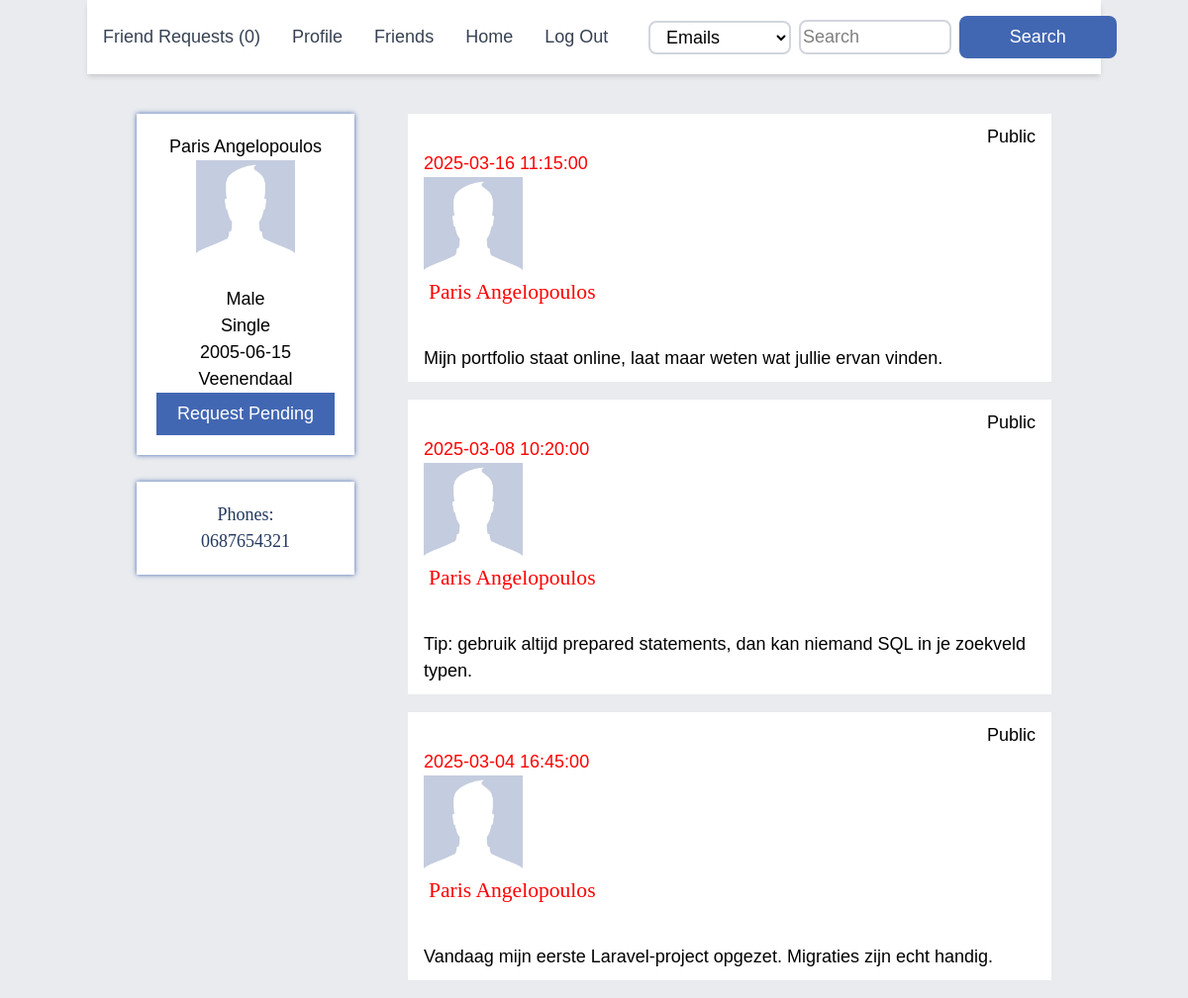
Screenshot of /profile.php?id=5 (signed in) with the database file from the repository.
### tables this page shows
CREATE TABLE `posts` (
  `post_id` int NOT NULL,
  `post_caption` text NOT NULL,
  `post_time` timestamp NOT NULL,
  `post_public` char(1) NOT NULL,
  `post_by` int NOT NULL
);

CREATE TABLE `sn_users` (
  `user_id` int NOT NULL,
  `user_firstname` varchar(20) NOT NULL,
  `user_lastname` varchar(20) NOT NULL,
  `user_nickname` varchar(20) DEFAULT NULL,
  `user_password` varchar(255) NOT NULL,
  `user_email` varchar(255) NOT NULL,
  `user_gender` char(1) NOT NULL,
  `user_birthdate` date NOT NULL,
  `user_status` char(1) DEFAULT NULL,
  `user_about` text,
  `user_hometown` varchar(255) DEFAULT NULL
);

CREATE TABLE `user_phone` (
  `user_id` int DEFAULT NULL,
  `user_phone` varchar(20) DEFAULT NULL
);

### functions/functions.php (called while the page is built, shortened)
<?php
function h($text) {
    return htmlspecialchars((string)$text, ENT_QUOTES, 'UTF-8');
}
?>

### includes/post.php (the view, shortened to what this page needs)
<?php
echo '<div class="post">';
if($row['post_public'] == 'Y') {
    echo '<p class="public">Public</p>';
}else {
    echo '<p class="public">Private</p>';
}
echo '<br>';
echo '<span class="postedtime">' . $row['post_time'] . '</span>';
echo '<div>';
include 'profile_picture.php';
echo '<a class="profilelink" href="profile.php?id=' . $row['user_id'] .'">' . h($row['user_firstname'] . ' ' . $row['user_lastname']) . '</a>';
echo '</div>';
echo '<br>';
echo '<p class="caption">' . nl2br(h($row['post_caption'])) . '</p>';
echo '</div>';
?>

### profile.php (shortened to what this page needs)
<?php
require 'functions/functions.php';
$conn = connect();
?>
<?php
if(isset($_GET['id']) && $_GET['id'] != $_SESSION['user_id']) {
    $current_id = (int)$_GET['id'];
    $flag = 1;
} else {
    $current_id = $_SESSION['user_id'];
    $flag = 0;
}
?>
<!DOCTYPE html>
<html>
<head>
    <link rel="stylesheet" type="text/css" href="resources/css/main.css">
    <script src="https://cdn.jsdelivr.net/npm/@tailwindcss/browser@4"></script>
</head>
<body>
    <div class="container mx-auto">
<div class="bg-white shadow-md p-4">
    <?php
        $sql2 = "SELECT COUNT(*) AS count FROM friendship
                 WHERE friendship.user2_id = {$_SESSION['user_id']} AND friendship.friendship_status = 0";
        $query2 = mysqli_query($conn, $sql2);
        $row = mysqli_fetch_assoc($query2);
    ?>
    <div class="container mx-auto flex justify-between items-center">
        <ul class="flex space-x-8">
            <li>
                <a href="requests.php" class="text-gray-700 hover:text-blue-600">
                    Friend Requests (<?php echo $row['count'] ?>)
                </a>
            </li>
            <li>
                <a href="profile.php" class="text-gray-700 hover:text-blue-600">Profile</a>
            </li>
            <li>
                <a href="friends.php" class="text-gray-700 hover:text-blue-600">Friends</a>
            </li>
            <li>
                <a href="home.php" class="text-gray-700 hover:text-blue-600">Home</a>
            </li>
            <li>
                <a href="logout.php" class="text-gray-700 hover:text-blue-600">Log Out</a>
            </li>
        </ul>
        <div class="relative">
            <form method="get" action="search.php" onsubmit="return validateField()">
                <div class="flex items-center space-x-2">
                    <select name="location" class="px-3 py-1 rounded-lg border-2 border-gray-300 focus:outline-none focus:ring-2 focus:ring-blue-600">
                        <option value="emails">Emails</option>
                    </select>
                    <input type="text" name="query" id="query" placeholder="Search" class="px-3 py-1 rounded-lg border-2 border-gray-300 focus:outline-none focus:ring-2 focus:ring-blue-600">
                    <input type="submit" value="Search" id="querybutton" class="px-4 py-1 bg-blue-600 text-white rounded-lg cursor-pointer hover:bg-blue-800">
                </div>
            </form>
        </div>
    </div>
</div>
<div class="container mx-auto py-10">
        <?php
        if($flag == 0) {
            $postsql = "SELECT posts.post_caption, posts.post_time, sn_users.user_firstname, sn_users.user_lastname,
                                posts.post_public, sn_users.user_id, sn_users.user_gender, sn_users.user_nickname,
                                sn_users.user_birthdate, sn_users.user_hometown, sn_users.user_status, sn_users.user_about,
                                posts.post_id
                        FROM posts
                        JOIN sn_users
                        ON sn_users.user_id = posts.post_by
                        WHERE posts.post_by = $current_id
                        ORDER BY posts.post_time DESC";
            $profilesql = "SELECT sn_users.user_id, sn_users.user_gender, sn_users.user_hometown, sn_users.user_status, sn_users.user_birthdate,
                                 sn_users.user_firstname, sn_users.user_lastname
                          FROM sn_users
                          WHERE sn_users.user_id = $current_id";
            $profilequery = mysqli_query($conn, $profilesql);
        } else {
            $profilesql = "SELECT sn_users.user_id, sn_users.user_gender, sn_users.user_hometown, sn_users.user_status, sn_users.user_birthdate,
                                    sn_users.user_firstname, sn_users.user_lastname, userfriends.friendship_status
                            FROM sn_users
                            LEFT JOIN (
                                SELECT friendship.user1_id AS user_id, friendship.friendship_status
                                FROM friendship
                                WHERE friendship.user1_id = $current_id AND friendship.user2_id = {$_SESSION['user_id']}
                                UNION
                                SELECT friendship.user2_id AS user_id, friendship.friendship_status
                                FROM friendship
                                WHERE friendship.user1_id = {$_SESSION['user_id']} AND friendship.user2_id = $current_id
                            ) userfriends
                            ON userfriends.user_id = sn_users.user_id
                            WHERE sn_users.user_id = $current_id";
            $profilequery = mysqli_query($conn, $profilesql);
            $row = mysqli_fetch_assoc($profilequery);
            mysqli_data_seek($profilequery,0);
            if(isset($row['friendship_status'])){
                if($row['friendship_status'] == 1){
                    $postsql = "SELECT posts.post_caption, posts.post_time, sn_users.user_firstname, sn_users.user_lastname,
                                        posts.post_public, sn_users.user_id, sn_users.user_gender, sn_users.user_nickname,
                                        sn_users.user_birthdate, sn_users.user_hometown, sn_users.user_status, sn_users.user_about,
                                        posts.post_id
                                FROM posts
                                JOIN sn_users
                                ON sn_users.user_id = posts.post_by
                                WHERE posts.post_by = $current_id
                                ORDER BY posts.post_time DESC";
                }
                else if($row['friendship_status'] == 0){
                    $postsql = "SELECT posts.post_caption, posts.post_time, sn_users.user_firstname, sn_users.user_lastname,
                                        posts.post_public, sn_users.user_id, sn_users.user_gender, sn_users.user_nickname,
                                        sn_users.user_birthdate, sn_users.user_hometown, sn_users.user_status, sn_users.user_about,
                                        posts.post_id
                                FROM posts
                                JOIN sn_users
                                ON sn_users.user_id = posts.post_by
                                WHERE posts.post_by = $current_id AND posts.post_public = 'Y'
                                ORDER BY posts.post_time DESC";
                }
            }
        }
        $postquery = mysqli_query($conn, $postsql);
        if($postquery){
            if(mysqli_num_rows($postquery) == 0){
                if($flag == 0){
                    echo '<div class="post">';
                    echo 'You don\'t have any posts yet';
                    echo '</div>';
                } else {
                    echo '<div class="post">';
                    echo 'There is no public posts to show.';
                    echo '</div>';
                }
                include 'includes/profile.php';
            } else {
                while($row = mysqli_fetch_assoc($postquery)){
                    include 'includes/post.php';
                }
                include 'includes/profile.php';
                ?>
                <br>
                <?php
            }
        }
        ?>
    </div>
    </div>
</body>
</html>

### includes/profile_picture.php
<?php
$width = 100;
$height = 100;
if (isset($row['user_id']) && isset($row['user_gender'])) {
    $target = glob("data/images/profiles/" . $row['user_id'] . ".*");
    if($target) {
        echo '<img src="' . $target[0] . '" width="' . $width . '" height="' . $height . '">';
    } else {
        if ($row['user_gender'] == 'M') {
            echo '<img src="data/images/profiles/M.jpg" width="' . $width . '" height="' . $height . '">';
        } else if ($row['user_gender'] == 'F') {
            echo '<img src="data/images/profiles/F.jpg" width="' . $width . '" height="' . $height . '">';
        } else {
            echo '<img src="data/images/profiles/default.jpg" width="' . $width . '" height="' . $height . '">';
        }
    }
} else {
    echo "Error: User data is missing or incomplete.";
}
?>

### includes/profile.php (shortened to what this page needs)
<?php
echo '<div class="profile">';
echo '<center>';
$row = mysqli_fetch_assoc($profilequery);
if(!empty($row['user_nickname']))
    echo h($row['user_firstname'] . ' ' . $row['user_lastname'] . ' (' . $row['user_nickname'] . ')');
else
    echo h($row['user_firstname'] . ' ' . $row['user_lastname']);
echo '<br>';
include 'includes/profile_picture.php';
echo '<br>';
if($row['user_gender'] == "M")
    echo 'Male';
else if($row['user_gender'] == "F")
    echo 'Female';
echo '<br>';
if(!empty($row['user_status'])){
    if($row['user_status'] == "S")
        echo 'Single';
    else if($row['user_status'] == "E")
        echo 'Engaged';
    else if($row['user_status'] == "M")
        echo 'Married';
    echo '<br>';
}
echo h($row['user_birthdate']);
if(!empty($row['user_hometown'])){
    echo '<br>';
    echo h($row['user_hometown']);
}
if($flag == 1){
    echo '<br>';
    if(isset($row['friendship_status'])) {
        if($row['friendship_status'] == 1){
            echo '<form method="post">';
            echo '<input type="submit" value="Friends" disabled="disabled" id="special">';
            echo '</form>';
        } else if ($row['friendship_status'] == 0){
            echo '<form method="post">';
            echo '<input type="submit" value="Request Pending" disabled="disabled" id="special">';
            echo '</form>';
        }
    } else {
        echo '<form method="post">';
        echo '<input type="submit" value="Send Friend Request" name="request">';
        echo'</form>';
    }
}
echo'</div>';
$query4 = mysqli_query($conn, "SELECT * FROM user_phone WHERE user_id = {$row['user_id']}");
if(mysqli_num_rows($query4) > 0){
    echo '<br>';
    echo '<div class="profile">';
    echo '<center class="changeprofile">';
    echo 'Phones:';
    echo '<br>';
    while($row4 = mysqli_fetch_assoc($query4)){
        echo h($row4['user_phone']);
        echo '<br>';
    }
    echo '</center>';
    echo '</div>';
}
?>

### resources/css/main.css (style rules this page uses)
body { margin: 0; font-family: Fontin, Arial, Verdana; font-size: 18px; background-color: #e9ebee; }
input { font-family: Fontin, Arial, Verdana; width: 100%; font-size: 18px; padding: 2px; }
ul { list-style: none; }
ul a { text-decoration: none; }
span { color: red; }
.container { margin: 0 auto; width: 1068px; }
.post, .createpost { background-color: white; box-shadow: 0 0 1px #0000; margin: auto; width: 650px; padding: 10px 16px; overflow: auto; }
.post .public { float: right; text-align: center; width: auto; }
h3, a.profilelink { font-family: Fontin SmallCaps; color: red; font-weight: normal; font-size: 120%; margin-bottom: 0; margin-top: 0; display: inline-block; margin-left: 5px; vertical-align: 12px; text-decoration: none; }
input[type=submit] { color: white; cursor: pointer; background-color: #23385f; border: none; padding: 8px; }
.container input[type=submit] { background-color: #4267b2; }
input:disabled { cursor: auto; }

### profile.php (style rules this page uses)
.post { margin-right: 50px; float: right; margin-bottom: 18px; }
.profile { margin-left: 50px; background-color: white; box-shadow: 0 0 5px #4267b2; width: 220px; padding: 20px; }
.changeprofile { color: #23385f; font-family: Fontin SmallCaps; }

### rows the page displays
posts: post_public "Public", post_time "2025-03-16 11:15:00", post_by.user_lastname "Paris Angelopoulos", post_caption "Mijn portfolio staat online, laat maar weten wat jullie ervan vinden."
posts: post_public "Public", post_time "2025-03-08 10:20:00", post_by.user_lastname "Paris Angelopoulos", post_caption "Tip: gebruik altijd prepared statements, dan kan niemand SQL in je zoekveld typen."
posts: post_public "Public", post_time "2025-03-04 16:45:00", post_by.user_lastname "Paris Angelopoulos", post_caption "Vandaag mijn eerste Laravel-project opgezet. Migraties zijn echt handig."
sn_users: user_firstname+user_lastname "Paris Angelopoulos", user_birthdate "2005-06-15", user_hometown "Veenendaal"
user_phone: user_phone "0687654321"

### other values shown
$row['count'] "0"
